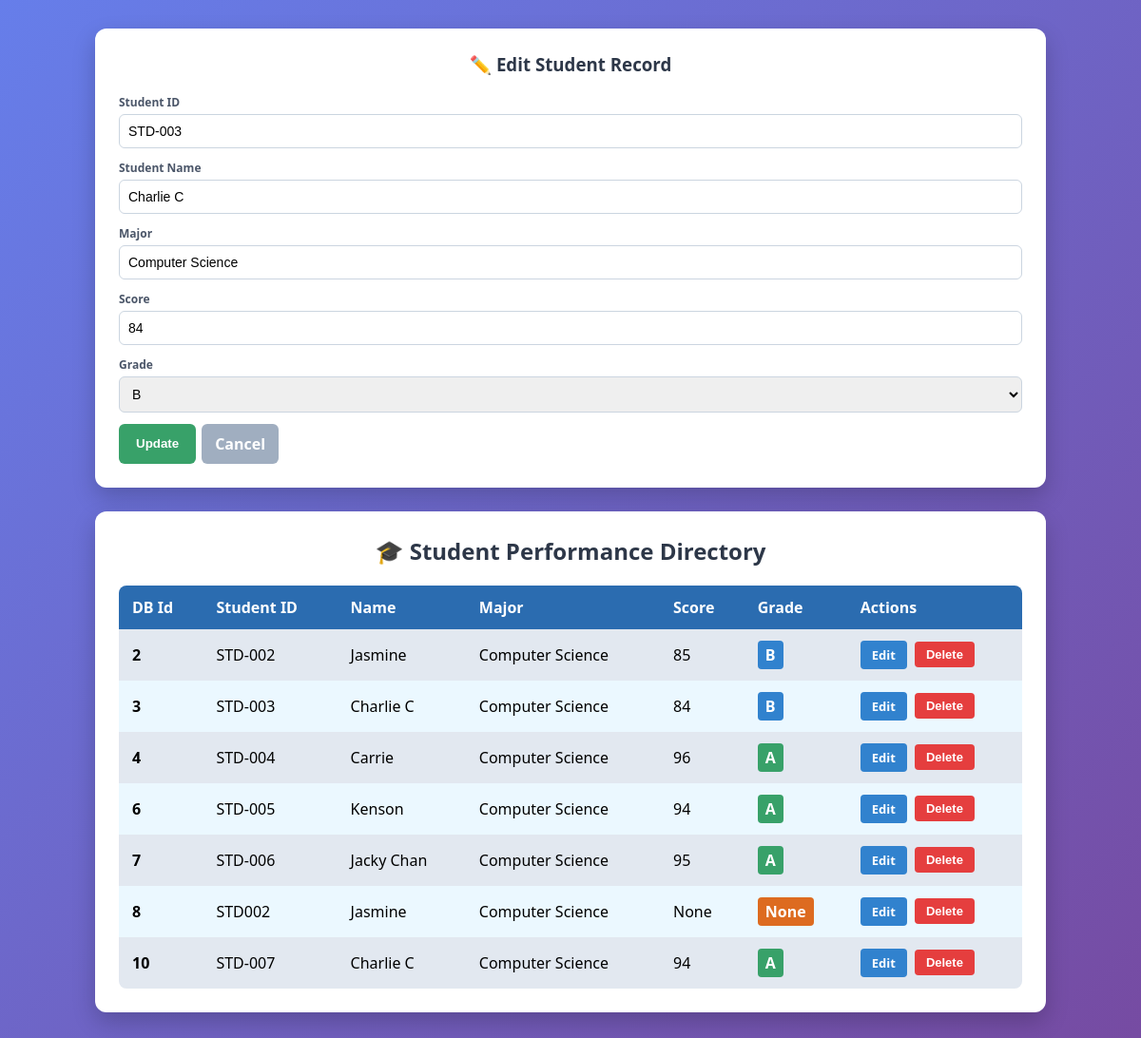
The app's page /?edit_id=3 with its own data.
### tables this page shows
CREATE TABLE "student_table" (
	"Id"	INTEGER,
	"Student_Id"	TEXT UNIQUE,
	"Student_Name"	TEXT,
	"Major"	TEXT,
	"Score"	TEXT,
	"Grade"	TEXT,
	PRIMARY KEY("Id" AUTOINCREMENT)
);

### AppCRUD.py (the view, shortened to what this page needs)
@app.route('/', methods=['GET', 'POST'])
def index():
    conn = get_db_connection()
    edit_id = request.args.get('edit_id')
    student_to_edit = None
    if edit_id:
        student_to_edit = conn.execute('SELECT * FROM student_table WHERE Id = ?', (edit_id,)).fetchone()
    students = conn.execute('SELECT * FROM student_table').fetchall()
    conn.close()
    return render_template('index_SQLiteCRUD.html', student_list=students, student_to_edit=student_to_edit)

### AppCRUD.py (called while the page is built)
def get_db_connection():
    conn = sqlite3.connect('students_new.db')
    conn.row_factory = sqlite3.Row
    return conn

### templates/index_SQLiteCRUD.html (shortened to what this page needs)
<!DOCTYPE html>
<html lang="en">
<head>
</head>
<body>
    <div class="container">
        <div class="card">
            <h3>{% if student_to_edit %}✏️ Edit Student Record{% else %}➕ Add New Student{% endif %}</h3>
            <form action="/" method="POST" class="student-form">
                <div class="form-group">
                    <label>Student ID</label>
                    <input type="text" name="Student_Id"
                        value="{{ student_to_edit.Student_Id if student_to_edit else '' }}" placeholder="S001" required>
                </div>
                <div class="form-group">
                    <label>Student Name</label>
                    <input type="text" name="Student_Name"
                        value="{{ student_to_edit.Student_Name if student_to_edit else '' }}" placeholder="Full Name"
                        required>
                </div>
                <div class="form-group">
                    <label>Major</label>
                    <input type="text" name="Major" value="{{ student_to_edit.Major if student_to_edit else '' }}"
                        placeholder="Major" required>
                </div>
                <div class="form-group">
                    <label>Score</label>
                    <input type="text" name="Score" value="{{ student_to_edit.Score if student_to_edit else '' }}"
                        placeholder="85" required>
                </div>
                <div class="form-group">
                    <label>Grade</label>
                    <select name="Grade" required>
                        <option value="B" {% if student_to_edit and student_to_edit.Grade=='B' %}selected{% endif %}>B
                        </option>
                    </select>
                </div>
                <div style="display: flex; gap: 6px;">
                    <button type="submit" class="btn-save">{% if student_to_edit %}Update{% else %}Save{% endif
                        %}</button>
                    {% if student_to_edit %}
                    <a href="/" class="btn-cancel">Cancel</a>
                    {% endif %}
                </div>
            </form>
        </div>
        <div class="card">
            <h2>🎓 Student Performance Directory</h2>
            <table>
                <thead>
                    <tr>
                        <th>DB Id</th>
                        <th>Student ID</th>
                        <th>Name</th>
                        <th>Major</th>
                        <th>Score</th>
                        <th>Grade</th>
                        <th>Actions</th>
                    </tr>
                </thead>
                <tbody>
                    {% for student in student_list %}
                    <tr class="{{ loop.cycle('row-gray', 'row-accent') }}">
                        <td><strong>{{ student.Id }}</strong></td>
                        <td>{{ student.Student_Id }}</td>
                        <td>{{ student.Student_Name }}</td>
                        <td>{{ student.Major }}</td>
                        <td>{{ student.Score }}</td>
                        <td>
                            {% if student.Grade == 'A' %}
                            <span class="badge badge-a">A</span>
                            {% elif student.Grade == 'B' %}
                            <span class="badge badge-b">B</span>
                            {% else %}
                            <span class="badge badge-c">{{ student.Grade }}</span>
                            {% endif %}
                        </td>
                        <td>
                            <div class="actions-cell">
                                <a href="/?edit_id={{ student.Id }}" class="btn-edit">Edit</a>
                                <form action="/delete/{{ student.Id }}" method="POST"
                                    onsubmit="return confirm('Are you sure you want to delete {{ student.Student_Name }}?');"
                                    style="margin: 0;">
                                    <button type="submit" class="btn-delete">Delete</button>
                                </form>
                            </div>
                        </td>
                    </tr>
                    {% else %}
                    <tr>
                        <td colspan="7" style="text-align: center;">No students found in the database. Use the form
                            above to add one!</td>
                    </tr>
                    {% endfor %}
                </tbody>
            </table>
        </div>
    </div>
</body>
</html>

### templates/index_SQLiteCRUD.html (style rules this page uses)
body { font-family: 'Segoe UI', Tahoma, Geneva, Verdana, sans-serif; background: linear-gradient(135deg, #667eea 0%, #764ba2 100%); min-height: 100vh; margin: 0; padding: 30px; display: flex; justify-content: center; }
.container { width: 100%; max-width: 1000px; display: flex; flex-direction: column; gap: 25px; }
.card { background-color: #ffffff; border-radius: 12px; box-shadow: 0 10px 25px rgba(0, 0, 0, 0.2); padding: 25px; }
h2, h3 { color: #2d3748; margin-top: 0; text-align: center; }
.student-form { display: grid; grid-template-columns: repeat(auto-fit, minmax(140px, 1fr)) auto; gap: 12px; align-items: end; }
.form-group { display: flex; flex-direction: column; }
.form-group label { font-size: 12px; font-weight: bold; color: #4a5568; margin-bottom: 4px; }
input, select { padding: 9px; border-radius: 6px; border: 1px solid #cbd5e0; font-size: 14px; }
.btn-save { background-color: #38a169; color: white; border: none; padding: 10px 18px; border-radius: 6px; font-weight: bold; cursor: pointer; }
.btn-cancel { background-color: #a0aec0; color: white; border: none; padding: 10px 14px; border-radius: 6px; text-decoration: none; font-weight: bold; text-align: center; display: inline-block; }
table { width: 100%; border-collapse: collapse; overflow: hidden; border-radius: 8px; margin-top: 10px; }
thead tr { background-color: #2b6cb0; color: #ffffff; text-align: left; font-weight: bold; }
th, td { padding: 12px 14px; }
.row-gray { background-color: #e2e8f0; }
.row-accent { background-color: #ebf8ff; }
.btn-edit { background-color: #3182ce; color: white; padding: 6px 12px; border-radius: 4px; text-decoration: none; font-size: 13px; font-weight: bold; }
.btn-delete { background-color: #e53e3e; color: white; border: none; padding: 6px 12px; border-radius: 4px; cursor: pointer; font-size: 13px; font-weight: bold; }
.actions-cell { display: flex; gap: 8px; align-items: center; }
.badge { padding: 4px 8px; border-radius: 4px; font-weight: bold; color: white; }
.badge-a { background-color: #38a169; }
.badge-b { background-color: #3182ce; }
.badge-c { background-color: #dd6b20; }

### records on screen
student_table: Student_Id "STD-003", Student_Name "Charlie C", Major "Computer Science", Score "84", Grade "B", Id "3"
student_table: Id "2", Student_Id "STD-002", Student_Name "Jasmine", Major "Computer Science", Score "85", Grade "B"
student_table: Id "4", Student_Id "STD-004", Student_Name "Carrie", Major "Computer Science", Score "96", Grade "A"
student_table: Id "6", Student_Id "STD-005", Student_Name "Kenson", Major "Computer Science", Score "94", Grade "A"
student_table: Id "7", Student_Id "STD-006", Student_Name "Jacky Chan", Major "Computer Science", Score "95", Grade "A"
student_table: Id "8", Student_Id "STD002", Student_Name "Jasmine", Major "Computer Science", Score "None", Grade "None"
student_table: Id "10", Student_Id "STD-007", Student_Name "Charlie C", Major "Computer Science", Score "94", Grade "A"
